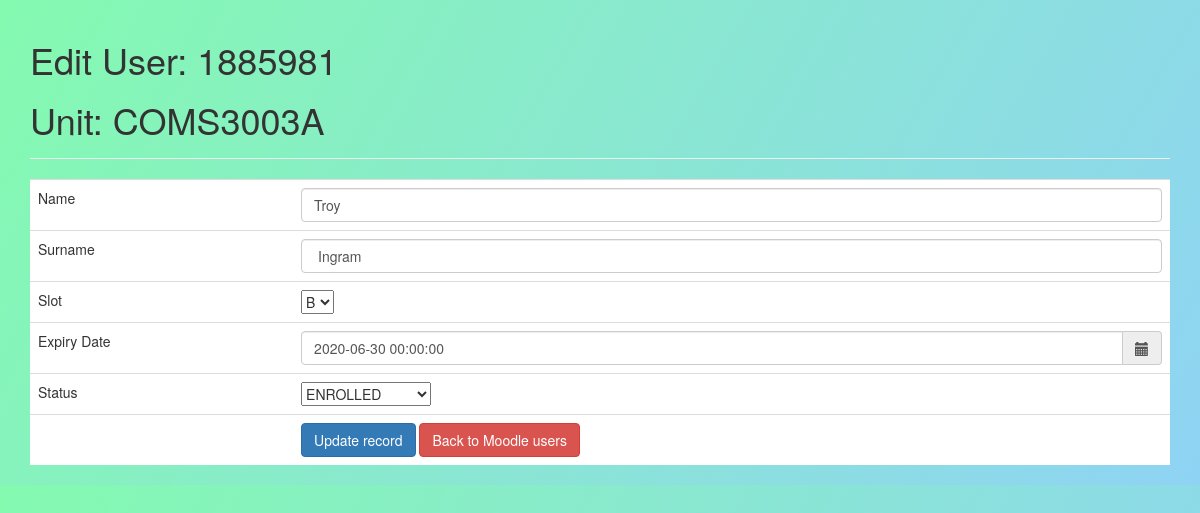
The app's page /src_old/CRUD/EditOne.php?studentNo=1885981&unitCode=COMS3003A (signed in) with its own data.
### tables this page shows
CREATE TABLE `enrollments` (
  `id` int NOT NULL AUTO_INCREMENT,
  `studentNo` int NOT NULL,
  `name` varchar(45) NOT NULL,
  `surname` varchar(45) NOT NULL,
  `subject` varchar(45) NOT NULL,
  `unitCode` varchar(45) NOT NULL,
  `session` varchar(3) NOT NULL,
  `classSection` varchar(1) NOT NULL,
  `expiryDate` datetime NOT NULL,
  `status` varchar(45) DEFAULT NULL,
  PRIMARY KEY (`id`)
);

### src_old/CRUD/EditOne.php (the view, shortened to what this page needs)
<!DOCTYPE HTML>
<html>
<head>
    <link rel="stylesheet" href="https://maxcdn.bootstrapcdn.com/bootstrap/3.3.7/css/bootstrap.min.css" />
    <link rel="stylesheet" href="https://cdn.jsdelivr.net/npm/bootstrap-select@1.13.9/dist/css/bootstrap-select.min.css">
    <link rel="stylesheet" href="https://cdnjs.cloudflare.com/ajax/libs/bootstrap-datetimepicker/4.17.37/css/bootstrap-datetimepicker.min.css">
</head>
<body>
    <div class="container">
        <div class="page-header">
            <?php
            $studentNo =isset($_GET['studentNo']) ? $_GET['studentNo']: die('Error: User not found.');
            $code = isset($_GET['unitCode']) ? $_GET['unitCode']: die('Error: Unit code not found.');
            echo "<h1>Edit User: {$studentNo}</h1>";
            echo "<h1>Unit: {$code}</h1>";
            ?>
        </div>
        <?php
            include 'database.php';
            $studentNo = isset($_GET['studentNo']) ? $_GET['studentNo'] : die('Error: User not found.');
            $code = isset($_GET['unitCode']) ? $_GET['unitCode']: die('Error: Unit code not found.');
        try {
                $data = "SELECT * FROM enrollments WHERE studentNo = ? AND unitCode = ?";
                $stmt = $dbh->prepare($data);
                $stmt->bindParam(1, $studentNo);
                $stmt->bindParam(2, $code);
                $stmt->execute();
                $name = "";
                $surname = "";
                while ($row = $stmt->fetch(PDO::FETCH_ASSOC)) {
                    $name = $row['name'];
                    $surname = $row['surname'];
                    $slot = $row['classSection'];
                    $expiry = $row['expiryDate'];
                    $enrolled = $row['status'];
                }
            } catch (PDOException $exception) {
                die('Error: ' . $exception->getMessage());
            }
        ?>
        <table id="table" class='table table-hover table-responsive '>
            <tr>
                <td>Name</td>
                <td><input id="name" class="form-control" type="text" value="<?php echo htmlspecialchars($name, ENT_QUOTES);  ?>"></input></td>
            </tr>
            <tr>
                <td>Surname</td>
                <td><input id="surname" class="form-control" type="text" value="<?php echo htmlspecialchars($surname, ENT_QUOTES);  ?>"></input></td>
            </tr>
            <tr>
                <td>Slot</td>
                <td>
                    <?php
                      switch ($slot){
                            case 'B': echo '<select class="selectpicker" id="slots">
                                                <option value="A">A</option>
                                                <option value="B" selected>B</option>
                                                <option value="C" >C</option>
                                                <option value="D">D</option>
                                                <option value="E">E</option>
                                                 </select>';
                                break;
                        }
                    ?>
            </tr>
            <tr>
                <td>Expiry Date</td>
                <td><div class='input-group date' id='datetimepicker1'>
                        <input type='text' id="time" class="form-control" value="<?php echo htmlspecialchars($expiry, ENT_QUOTES);  ?>" />
                        <span class="input-group-addon">
                        <span class="glyphicon glyphicon-calendar"></span>
                        </span>
                    </div></td>
            </tr>
            <tr>
                <td>Status</td>
                <td>
                    <?php
                    switch ($enrolled){
                        case 'ENROLLED': echo '<select class="selectpicker" id="status">
                                                    <option value="ENROLLED" selected>ENROLLED</option>
                                                    <option value="UNENROLLED">UN-ENROLLLED</option></option>
                                               </select>';
                                               break;
                    }
                    ?>
                    </td>
            </tr>
            <tr>
                <td></td>
                <td>
                    <button type="submit" onclick="doUpdate()" class="btn btn-primary">Update record</button>
                    <a href='Detail.php' class='btn btn-danger'>Back to Moodle users</a>
                </td>
            </tr>
        </table>
    </div>
</body>
</html>

### src_old/CRUD/EditOne.php (style rules this page uses)
body { background-image: linear-gradient(120deg, #84fab0 0%, #8fd3f4 100%); }
#table { background-color: white; }

### records on screen
enrollments: name "Troy", surname "Ingram", expiryDate "2020-06-30 00:00:00"

### other values on screen
$studentNo "1885981"
$code "COMS3003A"
